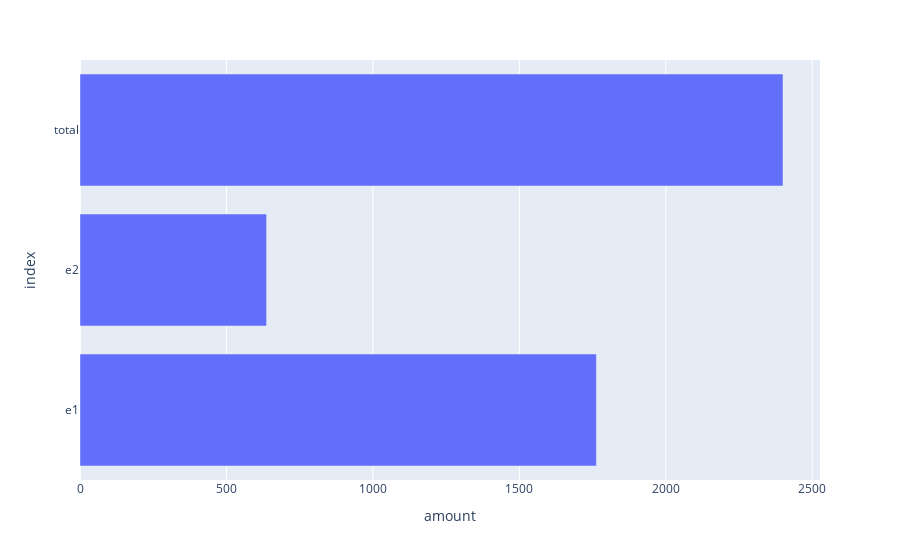

The notebook cell this image was saved under:
### Markdown cell above
As we can observe, most of the time the price is the same, proving to uss that APT is an adequate model.

Resuming the results of Experiment 1:

### Code cell
visualizations.Model1_graph_results_t1(M1_e1)

### Figure 1 — Plotly figure (JSON) as saved in the notebook; plotly's stock layout.template omitted (floating-point values rounded to 4 significant figures)
{"data": [{"alignmentgroup": "True", "hovertemplate": "amount=%{x}<br>index=%{y}<extra></extra>", "legendgroup": "", "marker": {"color": "#636efa", "pattern": {"shape": ""}}, "name": "", "offsetgroup": "", "orientation": "h", "showlegend": false, "textposition": "auto", "type": "bar", "x": [1763, 637, 2400], "xaxis": "x", "y": ["e1", "e2", "total"], "yaxis": "y"}], "layout": {"barmode": "relative", "legend": {"tracegroupgap": 0}, "margin": {"t": 60}, "xaxis": {"anchor": "y", "domain": [0, 1], "title": {"text": "amount"}}, "yaxis": {"anchor": "x", "domain": [0, 1], "title": {"text": "index"}}}}
